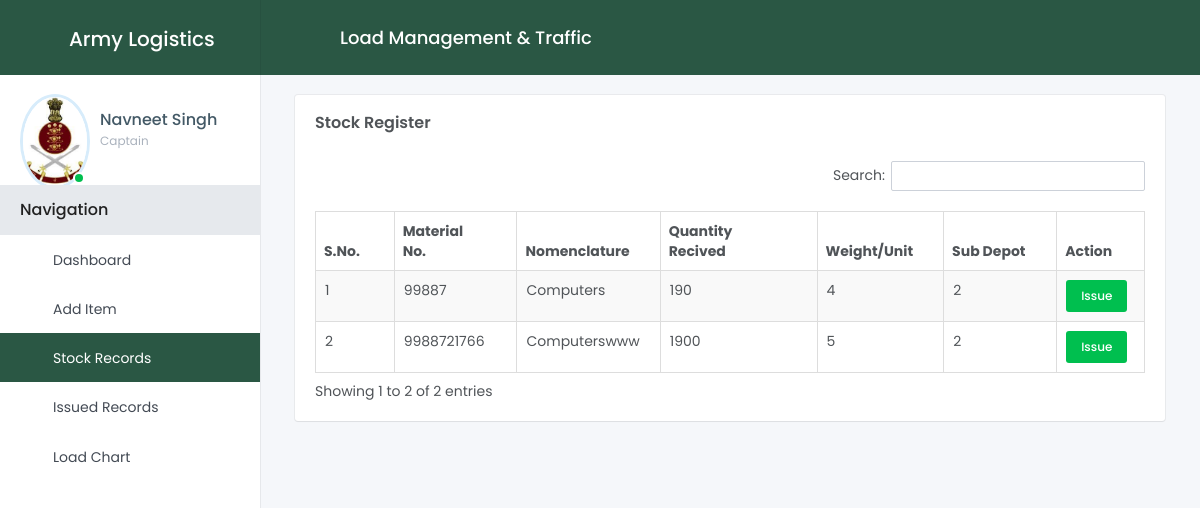
/sd/2/ (signed in), run on the app's committed database.
### armyapp/models.py (models this page shows)
class stock(models.Model):
    materialno=models.CharField(unique=True,max_length=50)
    nomenclature = models.CharField(max_length=50)
    quantityrecieved = models.IntegerField()
    wtratio = models.IntegerField()
    subdepot = models.IntegerField()

### armyapp/views.py (the view)
# urls.py: url(r'^sd/(?P<depoid>[\w-]+)/$', deposhow),
@login_required(login_url='/login')
def deposhow(request,depoid):
    depoid1=int(depoid)
    item = stock.objects.all().filter(subdepot=depoid1)
    return render(request,"depo.html",{'title':'Sub Depot','header':'Army Logistics','stocks':item,'htitle':'Load Management & Traffic'})

### armyapp/templates/depo.html (shortened to what this page needs)
<!DOCTYPE html>
<html lang="en">
<head>
	<link rel="stylesheet" href="/static/assets/styles/style.min.css">
	<link rel="stylesheet" href="/static/assets/fonts/material-design/css/materialdesignicons.css">
	<link rel="stylesheet" href="/static/assets/plugin/mCustomScrollbar/jquery.mCustomScrollbar.min.css">
	<link rel="stylesheet" href="/static/assets/plugin/waves/waves.min.css">
	<link rel="stylesheet" href="/static/assets/plugin/sweet-alert/sweetalert.css">
	<link rel="stylesheet" href="/static/assets/plugin/datatables/media/css/dataTables.bootstrap.min.css">
	<link rel="stylesheet" href="/static/assets/plugin/datatables/extensions/Responsive/css/responsive.bootstrap.min.css">
</head>
<body>
<div class="main-menu">
	<header class="header">
		<a href="/" class="logo"><i class="ico mdi mdi-cube-outline"></i>{{header}}</a>
		<div class="user">
			<a href="#" class="avatar"><img src="/static/assets/images/police2.jpg" alt=""><span class="status online"></span></a>
			<h5 class="name"><a href="profile.html">Navneet Singh</a></h5>
			<h5 class="position">Captain</h5>
		</div>
	</header>
	<div class="content">
		<div class="navigation">
			<h5 class="title">Navigation</h5>
			<ul class="menu js__accordion">
				<li >
					<a class="waves-effect" href="/"><i class="menu-icon mdi mdi-view-dashboard"></i><span>Dashboard</span></a>
				</li>
				<li>
					<a class="waves-effect " href="/addnew"><i class="menu-icon mdi mdi-desktop-mac"></i><span>Add Item</span></a>
				</li>
				<li class="current">
					<a class="waves-effect " href="/stocktable"><i class="menu-icon mdi mdi-cube-outline"></i><span>Stock Records</span></a>
				</li>
				<li>
					<a class="waves-effect" href="/issueregister"><i class="menu-icon mdi mdi-cube-outline"></i><span>Issued Records</span></a>
				</li>
				<li>
					<a class="waves-effect" href="/loadchart"><i class="menu-icon mdi mdi-calendar"></i><span>Load Chart</span></a>
				</li>
			</ul>
		</div>
	</div>
</div>
<div class="fixed-navbar">
	<div class="pull-left">
		<button type="button" class="menu-mobile-button glyphicon glyphicon-menu-hamburger js__menu_mobile"></button>
		<h1 class="page-title">{{htitle}}</h1>
	</div>
	<div class="pull-right">
		<a href="/logout" class="ico-item mdi mdi-logout "></a>
	</div>
</div>
<div id="wrapper">
	<div class="main-content">
		<div class="row small-spacing">
			<div class="col-xs-12">
			<div class="col-xs-12">
				<div class="box-content">
					<h4 class="box-title">Stock Register</h4>
					<table id="example-scroll-y" class="table table-striped table-bordered display" style="width:100%">
						<thead>
							<tr>
								<th>S.No.</th>
								<th>Material No.</th>
								<th>Nomenclature</th>
								<th>Quantity Recived</th>
								<th>Weight/Unit</th>
								<th>Sub Depot</th>
								<th>Action</th>
							</tr>
						</thead>
						<tbody>
						{% for x in stocks %}
							<tr>
								<td>{{ forloop.counter}}</td>
								<td>{{x.materialno}}</td>
								<td>{{x.nomenclature}}</td>
								<td>{{x.quantityrecieved}}</td>
								<td>{{x.wtratio}}</td>
								<td>{{x.subdepot}}</td>
								<td><a href="/issueaction/{{x.materialno}}"><button type="button" class="btn btn-success btn-xs waves-effect waves-light">Issue</button> </a></td>
							</tr>
						{% endfor %}
						</tbody>
					</table>
				</div>
			</div>
		</div>
	</div>
</div>
</body>
</html>

### data on the page
stock: materialno "99887", nomenclature "Computers", quantityrecieved "190", wtratio "4", subdepot "2"
stock: materialno "9988721766", nomenclature "Computerswww", quantityrecieved "1900", wtratio "5", subdepot "2"

### other printed values
{{ header }} "Army Logistics"
{{ htitle }} "Load Management & Traffic"
